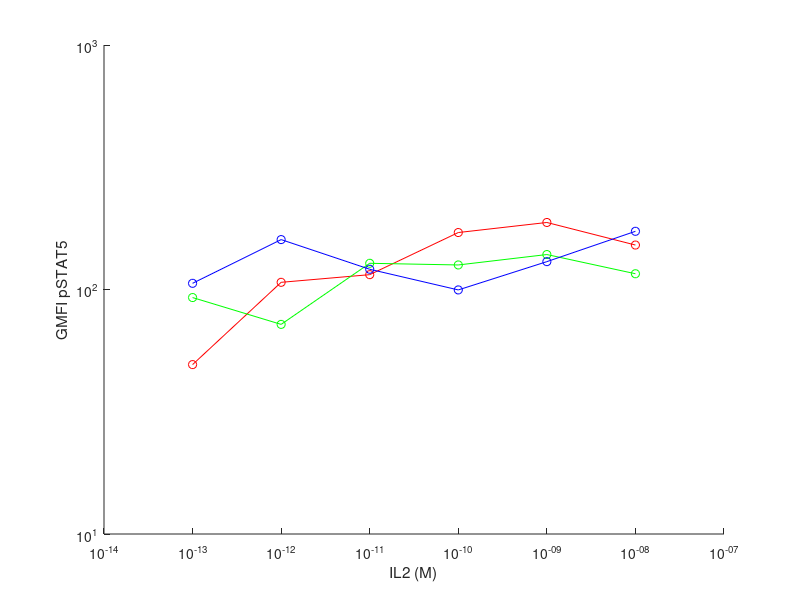

The MATLAB script that drew this image: (Note: this script raises an error after producing the figure.)
GMFIpSTAT5_IL2d=[152
188
171
115
107
49.3
95.2
116
139
126
128
72
92.7
99.7
173
130
99.6
121
160
106
132
];
GMFIpSTAT5_IL2s=[251
196
164
146
125
122
107
173
163
142
118
117
114
127
526
307
293
226
113
176
110
]; 
%%
GMFIpSTAT5_IL2d=reshape(GMFIpSTAT5_IL2d, 7,3)

GMFIpSTAT5_IL2s=reshape(GMFIpSTAT5_IL2s, 7,3)

IL2=[0, 1e-13, 1e-12, 1e-11, 1e-10, 1e-9, 1e-8]

couleur=[1 0 0
       0 1 0
       0 0 1
       0.71 0.25 1
       1 0.08 0.59
       0 0 0];
   
 il2=fliplr(IL2)

%%

figure()
hold on
for p=1:3
plot (il2, GMFIpSTAT5_IL2d(:,p), '-o', 'color', couleur (p,:))
end
set(gcf, 'color', [1 1 1])
set(gca, 'Xscale', 'log')
set(gca, 'Yscale', 'log')
xlabel('IL2 (M)')
ylabel('GMFI pSTAT5')
Title('GMFI pSTAT5 IL2-/-')
axis([1e-14 1e-8 40 550])

figure()
hold on
for p=1:3
    plot (il2, GMFIpSTAT5_IL2s(:,p), '-o', 'color', couleur (p,:))
end
set(gcf, 'color', [1 1 1])
set(gca, 'Xscale', 'log')
set(gca, 'Yscale', 'log')
xlabel('IL2 (M)')
ylabel('GMFI pSTAT5')
Title('GMFI pSTAT5 IL2 sufficient')
axis([1e-14 1e-8 40 550])

%%

GMFI_CD25_IL2s=[251
196
164
146
125
122
107
173
163
142
118
117
114
127
526
307
293
226
113
176
110
]

GMFI_CD25_IL2d=[32.4
34.8
32.8
31.7
29.9
24
30.6
30.6
35.2
35.6
36.1
31.7
33.2
36.6
40.3
29.5
36.7
36.2
32.2
40.5
38.9
]
%%
GMFI_CD25_IL2d=reshape(GMFI_CD25_IL2d, 7,3)
GMFI_CD25_IL2s=reshape(GMFI_CD25_IL2s, 7,3)

%%

figure()
hold on
for p=1:3
plot (il2.*1e12, GMFI_CD25_IL2d(:,p), '-o', 'color', couleur(p,:))
end
set(gcf, 'color', [1 1 1])
set(gca, 'Xscale', 'log')
xlabel('IL2 (pM)')
ylabel('GMFI CD25')
Title('GMFI CD25 IL2-/-')
axis([0.1 1e4 10 600])

figure()
hold on
for p=1:3
    plot (il2.*1e12, GMFI_CD25_IL2s(:,p), '-o', 'color', couleur(p,:))
end
set(gcf, 'color', [1 1 1])
set(gca, 'Xscale', 'log')
xlabel('IL2 (pM)')
ylabel('GMFI CD25')
Title('GMFI CD25 IL2 sufficient')
axis([0.1 1e4 10 600])

%%

Peptide=[1 10 100]

Snapshot_CD25_GMFI=[102
90.1
103
145
125
237
]

i_IL2d=[1 3 5]
i_IL2s=[2 4 6]

Snapshot_CD25_GMFI_IL2s=Snapshot_CD25_GMFI(i_IL2s)
Snapshot_CD25_GMFI_IL2d=Snapshot_CD25_GMFI(i_IL2d)

Snapshot_CD25_GMFI_IL2d=reshape(Snapshot_CD25_GMFI_IL2d, 3, 1)
Snapshot_CD25_GMFI_IL2s=reshape(Snapshot_CD25_GMFI_IL2s, 3, 1)

%%
figure()
hold on
    plot(Peptide, Snapshot_CD25_GMFI_IL2d, '-ro') 
    plot(Peptide, Snapshot_CD25_GMFI_IL2s, '-bo') 
set(gcf, 'color', [1 1 1])
set(gca, 'Xscale', 'log')
set(gca, 'Yscale', 'log')
xlabel('Peptide (ug)')
ylabel('GMFI CD25')
Title('GMFI CD25 Snapshot')

%%

Snapshot_pSTAT5_GMFI=[111
98.1
117
142
137
154
]

i_IL2d=[1 3 5]
i_IL2s=[2 4 6]

Snapshot_pSTAT5_GMFI_IL2d=Snapshot_pSTAT5_GMFI(i_IL2d)
Snapshot_pSTAT5_GMFI_IL2s=Snapshot_pSTAT5_GMFI(i_IL2s)

Snapshot_pSTAT5_GMFI_IL2d=reshape(Snapshot_pSTAT5_GMFI_IL2d, 3, 1)
Snapshot_pSTAT5_GMFI_IL2s=reshape(Snapshot_pSTAT5_GMFI_IL2s, 3, 1)
%%
figure()
hold on
plot(Peptide, Snapshot_pSTAT5_GMFI_IL2d, '-ro')
plot(Peptide, Snapshot_pSTAT5_GMFI_IL2s, '-bo')
set(gcf, 'color', [1 1 1])
set(gca, 'Xscale', 'log')
set(gca, 'Yscale', 'log')
Xlabel('Peptide (ug)')
Ylabel('GMFI pSTAT5')
Title('GMFI pSTAT5 Snapshot')

%%

couleur=[1 0.51 0
       1 0.86 0
       0.51 1 0
       0.71 0.25 1
       1 0.08 0.59
       0 0 0];

Peak=[1 2 3 4 5 6 7]

Percent_Occupancy=[0.025	1.03	3.47	12.8	32.9	35.7	12.6
43.5	30.9	13	6.22	1.34	0	0
2.28e-3	0.0457	0.0616	0.895	16.1	52.4	28.2
0	0.501	1.77	17.3	58.5	19.2	0.264
0.0119	0.0312	0.0149	0.0624	3.93	38.4	51.2
0.0171	0.0103	0.0514	1.49	41.5	50.6	6.81
]

i_IL2d=[1 3 5]
i_IL2s=[2 4 6]

Percent_Occupancy_IL2d=Percent_Occupancy(i_IL2d,:)
Percent_Occupancy_IL2s=Percent_Occupancy(i_IL2s,:)

%%
figure()
    plot(Peak, Percent_Occupancy_IL2d)
set(gcf, 'color', [1 1 1])
Xlabel('No. of Divisions')
Ylabel('Percent Occupancy')
Title('Percent Occupancy - Snapshot - IL2-/-')

figure()
plot(Peak, Percent_Occupancy_IL2s)
set(gcf, 'color', [1 1 1])
Xlabel('No. of Divisions')
Ylabel('Percent Occupancy')
Title('Percent Occupancy - Snapshot - IL2 sufficient')
%%
figure()
subplot(1,3,1)
hold on
plot(Peak, Percent_Occupancy_IL2d (1,:), '-ro', 'linewidth', 2)
plot(Peak, Percent_Occupancy_IL2s (1,:), '-bo', 'linewidth', 2)
set(gcf, 'color', [1 1 1])
set(gca, 'Fontsize', 16, 'Fontweight', 'bold')
Xlabel('CFSE Peak')
Ylabel('Percent Occupancy')
Title ('Percent Occupancy-Snapshot-1ug')
legend('IL2 KO', 'WT')
box on
subplot(1,3,2)
hold on
plot(Peak, Percent_Occupancy_IL2d (2,:), '-ro', 'linewidth', 2)
plot(Peak, Percent_Occupancy_IL2s (2,:), '-bo', 'linewidth', 2)
set(gcf, 'color', [1 1 1])
set(gca, 'Fontsize', 16, 'Fontweight', 'bold')
Xlabel('CFSE Peak')
Ylabel('Percent Occupancy')
Title ('Percent Occupancy-Snapshot-10ug')
box on
subplot(1,3,3)
hold on
plot(Peak, Percent_Occupancy_IL2d (3,:), '-ro', 'linewidth', 2)
plot(Peak, Percent_Occupancy_IL2s (3,:), '-bo', 'linewidth', 2)
set(gcf, 'color', [1 1 1])
set(gca, 'Fontsize', 16, 'Fontweight', 'bold')
Xlabel('CFSE Peak')
Ylabel('Percent Occupancy')
Title ('Percent Occupancy-Snapshot-100ug')
box on

%%

Peptide=[1 10 100]

Tregs=[2.48e5
2.49e5
2.45e5
2.98e5
2.21e5
2.59e5
]

i_IL2d=[1 3 5]
i_IL2s=[2 4 6]

No_IL2d=Tregs(i_IL2d,:)
No_IL2s=Tregs(i_IL2s,:)


Tregpercent=[10.6
10.7
10.7
12.9
9.98
11.5
]

Percent_IL2d=Tregpercent(i_IL2d,:)
Percent_IL2s=Tregpercent(i_IL2s,:)

%%
figure()
hold on
plot(Peptide, No_IL2d, '-ro')
plot(Peptide, No_IL2s, '-bo')
set(gcf, 'color', [1 1 1])
set(gca, 'Xscale', 'log')
Xlabel('[Peptide] (ug)')
Ylabel('Treg count')
Title ('Treg count in IL2-/- and IL2 sufficient conditions')

figure()
hold on
plot(Peptide, Percent_IL2d, '-ro')
plot(Peptide, Percent_IL2s, '-bo')
set(gcf, 'color', [1 1 1])
set(gca, 'Xscale', 'log')
Xlabel('[Peptide] (ug)')
Ylabel('Treg percent')
Title ('Treg percentage of endogenous Vb3- T cells')

%%
RBC_count=[2.e6
1.97e6
1.96e6
1.98e6
2.02e6
1.96e6
]

i_IL2d=[1 3 5]
i_IL2s=[2 4 6]


No_IL2d=RBC_count(i_IL2d,:)
No_IL2s=RBC_count(i_IL2s,:)

RBCnormalizedTreg=[1.24E-01
1.26E-01
1.25E-01
1.51E-01
1.09E-01
1.32E-01]

Norm_IL2d=RBCnormalizedTreg(i_IL2d,:)
Norm_IL2s=RBCnormalizedTreg(i_IL2s,:)

Treg_CD25GMFI=[34.2
30.1
34
37
32.2
35.4
];

Treg_IL2d=[1 3 5];
Treg_IL2s=[2 4 6];

Treg_CD25GMFId=Treg_CD25GMFI(Treg_IL2d)
Treg_CD25GMFIs=Treg_CD25GMFI(Treg_IL2s)

%%
figure()
hold on
plot(Peptide, No_IL2d, '-ro')
plot(Peptide, No_IL2s, '-bo')
set(gcf, 'color', [1 1 1])
set(gca, 'Xscale', 'log')
Xlabel('[Peptide] (ug)')
Ylabel('RBC count')
Title('RBC count')

figure()
hold on
plot(Peptide, Norm_IL2d, '-ro')
plot(Peptide, Norm_IL2s, '-bo')
set(gcf, 'color', [1 1 1])
set(gca, 'Xscale', 'log')
Xlabel('[Peptide] (ug)')
Ylabel('RBC Normalized Treg count')
Title('Tregs normalized to RBC counts')

figure()
hold on
plot(Peptide, Treg_CD25GMFId, '-ro')
plot(Peptide, Treg_CD25GMFIs, '-bo')
set(gcf, 'color', [1 1 1])
set(gca, 'Xscale', 'log')
Xlabel('[Peptide] (ug)')
Ylabel('GMFI')
Title('Treg CD25 GMFI')

%%

Count_CD25=[14273
802
26303
16480
44097
23177
];

Count=[25332
1739
45412
25225
71328
31068
];

Peptide=[1 10 100];

i_IL2s=[2 4 6];
i_IL2d=[1 3 5];

Count_IL2s=Count(i_IL2s);
Count_IL2d=Count(i_IL2d);

Count_CD25s=Count_CD25(i_IL2s);
Count_CD25d=Count_CD25(i_IL2d);

Count_CD25s=reshape(Count_CD25s, 1,3);
Count_CD25d=reshape(Count_CD25d, 1,3);

Count_IL2s=reshape(Count_IL2s, 1,3)
Count_IL2d=reshape(Count_IL2d, 1,3)

%%

figure()
hold on
plot(Peptide, Count_IL2s, '-bo', 'linewidth', 1.1) 
plot(Peptide, Count_IL2d, '-ro', 'linewidth', 1.1)
set(gcf, 'color', [1 1 1])
set(gca, 'Xscale', 'log')
set(gca, 'Yscale', 'log')
Xlabel('[Peptide] (ug)')
Ylabel('Absolute No. of cells')
Title('Absolute No. of CSFE+CD4+ cells')

figure()
hold on
plot(Peptide, Count_IL2s, '-bo', 'linewidth', 1.1)
plot(Peptide, Count_IL2d, '-ro', 'linewidth', 1.1)
set(gcf, 'color', [1 1 1])
set(gca, 'Xscale', 'log')
Xlabel('[Peptide] (ug)')
Ylabel('Absolute No. of cells')
Title('Absolute No. of CSFE+CD4+ cells')

figure()
hold on
plot(Peptide, Count_CD25s, '-bo', 'linewidth', 1.1)
plot(Peptide, Count_CD25d, '-ro', 'linewidth', 1.1)
set(gcf, 'color', [1 1 1])
set(gca, 'Xscale', 'log')
Xlabel('[Peptide] (ug)')
Ylabel('Absolute No. of cells')
Title('Absolute No. of Activated CSFE+CD4+ cells')

figure()
hold on
plot(Peptide, Count_CD25s, '-bo', 'linewidth', 1.1)
plot(Peptide, Count_CD25d, '-ro', 'linewidth', 1.1)
set(gcf, 'color', [1 1 1])
set(gca, 'Xscale', 'log')
set(gca, 'Yscale', 'log')
Xlabel('[Peptide] (ug)')
Ylabel('Absolute No. of cells')
Title('Absolute No. of Activated CSFE+CD4+ cells')

%%
